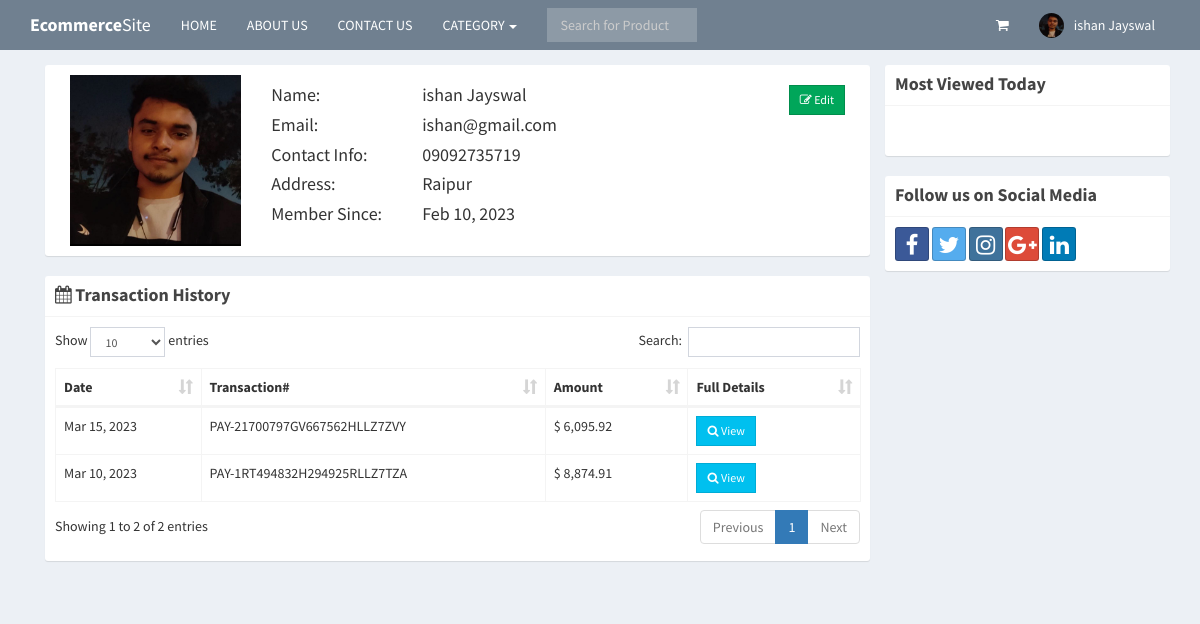
/profile.php (signed in), run on the app's committed database.
### tables this page shows
CREATE TABLE IF NOT EXISTS `users` (
  `id` int(11) NOT NULL AUTO_INCREMENT,
  `email` varchar(200) NOT NULL,
  `password` varchar(60) NOT NULL,
  `type` int(1) NOT NULL,
  `firstname` varchar(50) NOT NULL,
  `lastname` varchar(50) NOT NULL,
  `address` text NOT NULL,
  `contact_info` varchar(100) NOT NULL,
  `photo` varchar(200) NOT NULL,
  `status` int(1) NOT NULL,
  `activate_code` varchar(15) NOT NULL,
  `reset_code` varchar(15) NOT NULL,
  `created_on` date NOT NULL,
  PRIMARY KEY (`id`)
);

CREATE TABLE IF NOT EXISTS `sales` (
  `id` int(11) NOT NULL AUTO_INCREMENT,
  `user_id` int(11) NOT NULL,
  `pay_id` varchar(50) NOT NULL,
  `sales_date` date NOT NULL,
  PRIMARY KEY (`id`)
);

### includes/session.php (called while the page is built, shortened)
<?php
	include 'includes/conn.php';
	if(isset($_SESSION['user'])){
		$conn = $pdo->open();
		try{
			$stmt = $conn->prepare("SELECT * FROM users WHERE id=:id");
			$stmt->execute(['id'=>$_SESSION['user']]);
			$user = $stmt->fetch();
		}
		catch(PDOException $e){
			echo "There is some problem in connection: " . $e->getMessage();
		}
	}
?>

### profile.php (the view, shortened to what this page needs)
<?php include 'includes/session.php'; ?>
<?php include 'includes/header.php'; ?>
<body class="hold-transition skin-blue layout-top-nav">
<div class="wrapper">
	<?php include 'includes/navbar.php'; ?>
	  <div class="content-wrapper">
	    <div class="container">
	      <section class="content">
	        <div class="row">
	        	<div class="col-sm-9">
	        		<div class="box box-solid">
	        			<div class="box-body">
	        				<div class="col-sm-3">
	        					<img src="<?php echo (!empty($user['photo'])) ? 'images/'.$user['photo'] : 'images/profile.jpg'; ?>" width="100%">
	        				</div>
	        				<div class="col-sm-9">
	        					<div class="row">
	        						<div class="col-sm-3">
	        							<h4>Name:</h4>
	        							<h4>Email:</h4>
	        							<h4>Contact Info:</h4>
	        							<h4>Address:</h4>
	        							<h4>Member Since:</h4>
	        						</div>
	        						<div class="col-sm-9">
	        							<h4><?php echo $user['firstname'].' '.$user['lastname']; ?>
	        								<span class="pull-right">
	        									<a href="#edit" class="btn btn-success btn-flat btn-sm" data-toggle="modal"><i class="fa fa-edit"></i> Edit</a>
	        								</span>
	        							</h4>
	        							<h4><?php echo $user['email']; ?></h4>
	        							<h4><?php echo (!empty($user['contact_info'])) ? $user['contact_info'] : 'N/a'; ?></h4>
	        							<h4><?php echo (!empty($user['address'])) ? $user['address'] : 'N/a'; ?></h4>
	        							<h4><?php echo date('M d, Y', strtotime($user['created_on'])); ?></h4>
	        						</div>
	        					</div>
	        				</div>
	        			</div>
	        		</div>
	        		<div class="box box-solid">
	        			<div class="box-header with-border">
	        				<h4 class="box-title"><i class="fa fa-calendar"></i> <b>Transaction History</b></h4>
	        			</div>
	        			<div class="box-body">
	        				<table class="table table-bordered" id="example1">
	        					<thead>
	        						<th>Date</th>
	        						<th>Transaction#</th>
	        						<th>Amount</th>
	        						<th>Full Details</th>
	        					</thead>
	        					<tbody>
	        					<?php
	        						$conn = $pdo->open();
	        						try{
	        							$stmt = $conn->prepare("SELECT * FROM sales WHERE user_id=:user_id ORDER BY sales_date DESC");
	        							$stmt->execute(['user_id'=>$user['id']]);
	        							foreach($stmt as $row){
	        								$stmt2 = $conn->prepare("SELECT * FROM details LEFT JOIN products ON products.id=details.product_id WHERE sales_id=:id");
	        								$stmt2->execute(['id'=>$row['id']]);
	        								$total = 0;
	        								foreach($stmt2 as $row2){
	        									$subtotal = $row2['price']*$row2['quantity'];
	        									$total += $subtotal;
	        								}
	        								echo "
	        									<tr>
	        										<td class='hidden'></td>
	        										<td>".date('M d, Y', strtotime($row['sales_date']))."</td>
	        										<td>".$row['pay_id']."</td>
	        										<td>&#36; ".number_format($total, 2)."</td>
	        										<td><button class='btn btn-sm btn-flat btn-info transact' data-id='".$row['id']."'><i class='fa fa-search'></i> View</button></td>
	        									</tr>
	        								";
	        							}
	        						}
        							catch(PDOException $e){
										echo "There is some problem in connection: " . $e->getMessage();
									}
	        					?>
	        					</tbody>
	        				</table>
	        			</div>
	        		</div>
	        	</div>
	        	<div class="col-sm-3">
	        		<?php include 'includes/sidebar.php'; ?>
	        	</div>
	        </div>
	      </section>
	    </div>
	  </div>
</div>
</body>
</html>

### includes/navbar.php (shortened to what this page needs)
<header class="main-header">
  <nav class="navbar navbar-static-top">
    <div class="container">
      <div class="navbar-header">
        <a href="index.php" class="navbar-brand"><b>Ecommerce</b>Site</a>
      </div>
      <div class="collapse navbar-collapse pull-left" id="navbar-collapse">
        <ul class="nav navbar-nav">
          <li><a href="index.php">HOME</a></li>
          <li><a href="#">ABOUT US</a></li>
          <li><a href="#">CONTACT US</a></li>
          <li class="dropdown">
            <a href="#" class="dropdown-toggle" data-toggle="dropdown">CATEGORY <span class="caret"></span></a>
          </li>
        </ul>
        <form method="POST" class="navbar-form navbar-left" action="search.php">
          <div class="input-group">
              <input type="text" class="form-control" id="navbar-search-input" name="keyword" placeholder="Search for Product" required>
          </div>
        </form>
      </div>
      <div class="navbar-custom-menu">
        <ul class="nav navbar-nav">
          <li class="dropdown messages-menu">
            <a href="#" class="dropdown-toggle" data-toggle="dropdown">
              <i class="fa fa-shopping-cart"></i>
            </a>
          </li>
          <?php
            if(isset($_SESSION['user'])){
              $image = (!empty($user['photo'])) ? 'images/'.$user['photo'] : 'images/profile.jpg';
              echo '
                <li class="dropdown user user-menu">
                  <a href="#" class="dropdown-toggle" data-toggle="dropdown">
                    <img src="'.$image.'" class="user-image" alt="User Image">
                    <span class="hidden-xs">'.$user['firstname'].' '.$user['lastname'].'</span>
                  </a>
                  <ul class="dropdown-menu">
                    <li class="user-header">
                      <img src="'.$image.'" class="img-circle" alt="User Image">
                      <p>
                        '.$user['firstname'].' '.$user['lastname'].'
                        <small>Member since '.date('M. Y', strtotime($user['created_on'])).'</small>
                      </p>
                    </li>
                    <li class="user-footer">
                      <div class="pull-left">
                        <a href="profile.php" class="btn btn-default btn-flat">Profile</a>
                      </div>
                      <div class="pull-right">
                        <a href="logout.php" class="btn btn-default btn-flat">Sign out</a>
                      </div>
                    </li>
                  </ul>
                </li>
              ';
            }
            else{
              echo "
                <li><a href='login.php'>LOGIN</a></li>
                <li><a href='signup.php'>SIGNUP</a></li>
              ";
            }
          ?>
        </ul>
      </div>
    </div>
  </nav>
</header>

### includes/header.php (style rules this page uses)
@media (min-width: 768px) { #navbar-search-input { width: 60px; } }
@media (min-width: 992px) { #navbar-search-input { width: 150px; } }

### data on the page
users: photo (picture), firstname "ishan", lastname "Jayswal", email "ishan@gmail.com", contact_info "09092735719", address "Raipur", created_on "Feb 10, 2023"
sales: sales_date "Mar 15, 2023", pay "PAY-21700797GV667562HLLZ7ZVY", total "6,095.92"
sales: sales_date "Mar 10, 2023", pay "PAY-1RT494832H294925RLLZ7TZA", total "8,874.91"
